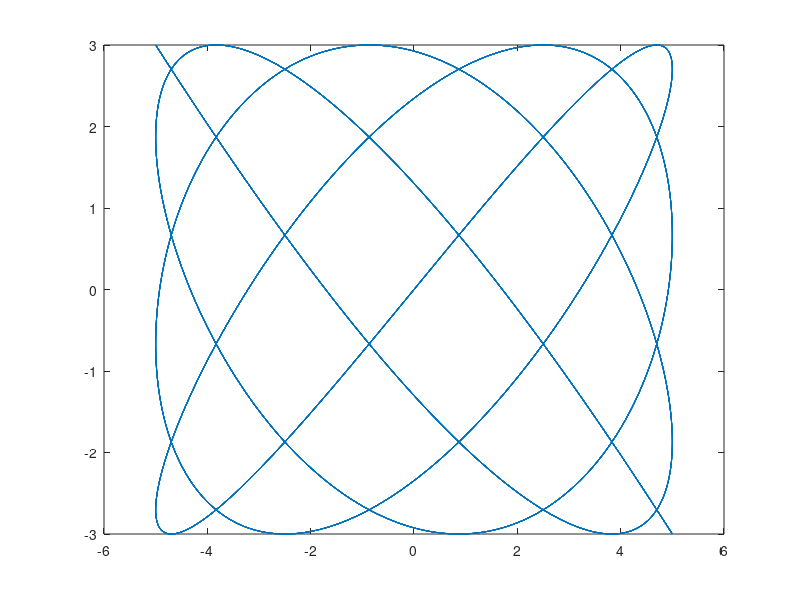

Reproduce this figure in MATLAB.
a = 5;
b = 3;
n = 7;
m = 9;
phi0 = pi/6;
phi = linspace(-4*pi,4*pi,10000);
x = a*sin(n*phi+phi0);
y = b*cos(m*phi);
plot(x,y);
